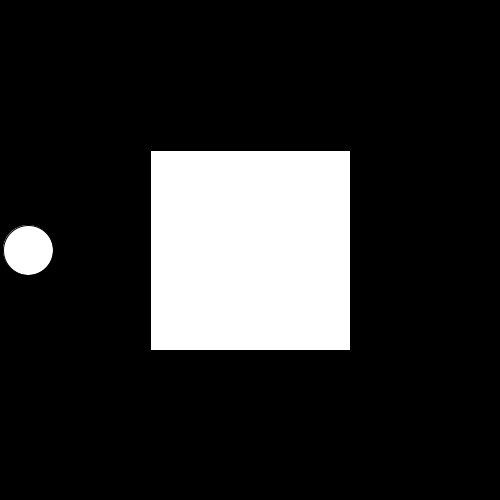
Frame 1 (no input)
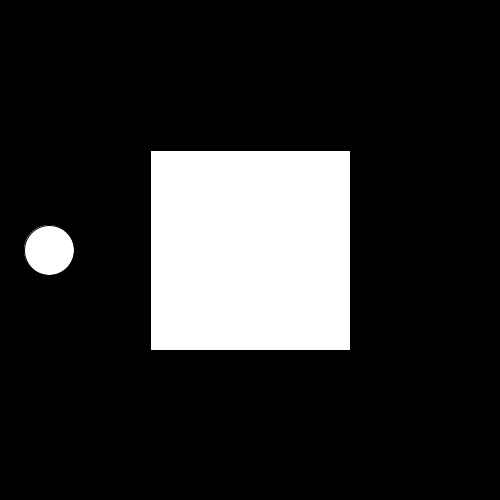
Frame 60 (the mouse pressed at the canvas centre just before this capture)
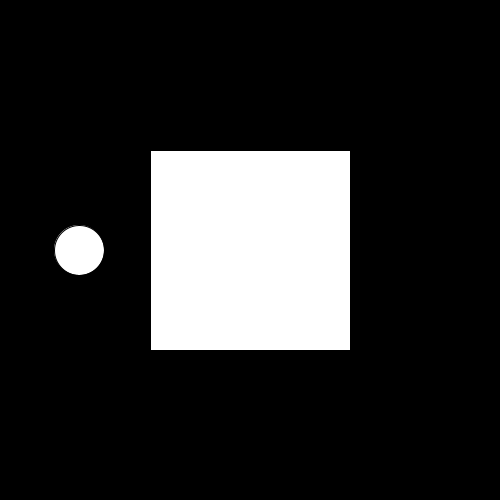
Frame 120 (the mouse held since frame 60 and released just before this capture)

The Processing sketch that drew these frames (run headless with seeded random() and noise(); from frame 60 on, the mouse is pressed at the canvas centre):

// Processing sketch: bouncingBall01
// ── bouncingBall01.pde
//variables

final int ballDiameter = 50;
int ballX = ballDiameter/2;
int ballY = height/2;

int ballSpeed = 3; 

final int rectSideLength = 200;
int rectX = width/2;
int rectY = height/2;

void setup() {
  size(500, 500);

  ballX = ballDiameter/2;
  ballY = height/2;
  rectX = width/2;
  rectY = height/2;

  rectMode(CENTER); 
  fill(255);
}

void draw() {
  background(0);
  rect(rectX, rectY, rectSideLength, rectSideLength);

  if (ballX < (ballDiameter/2) || ballX > (width/2 - rectSideLength/2 - ballDiameter/2)) {
    ballSpeed *= (-1);
  }

  ballX += ballSpeed; 

  ellipse(ballX, ballY, ballDiameter, ballDiameter);
}
